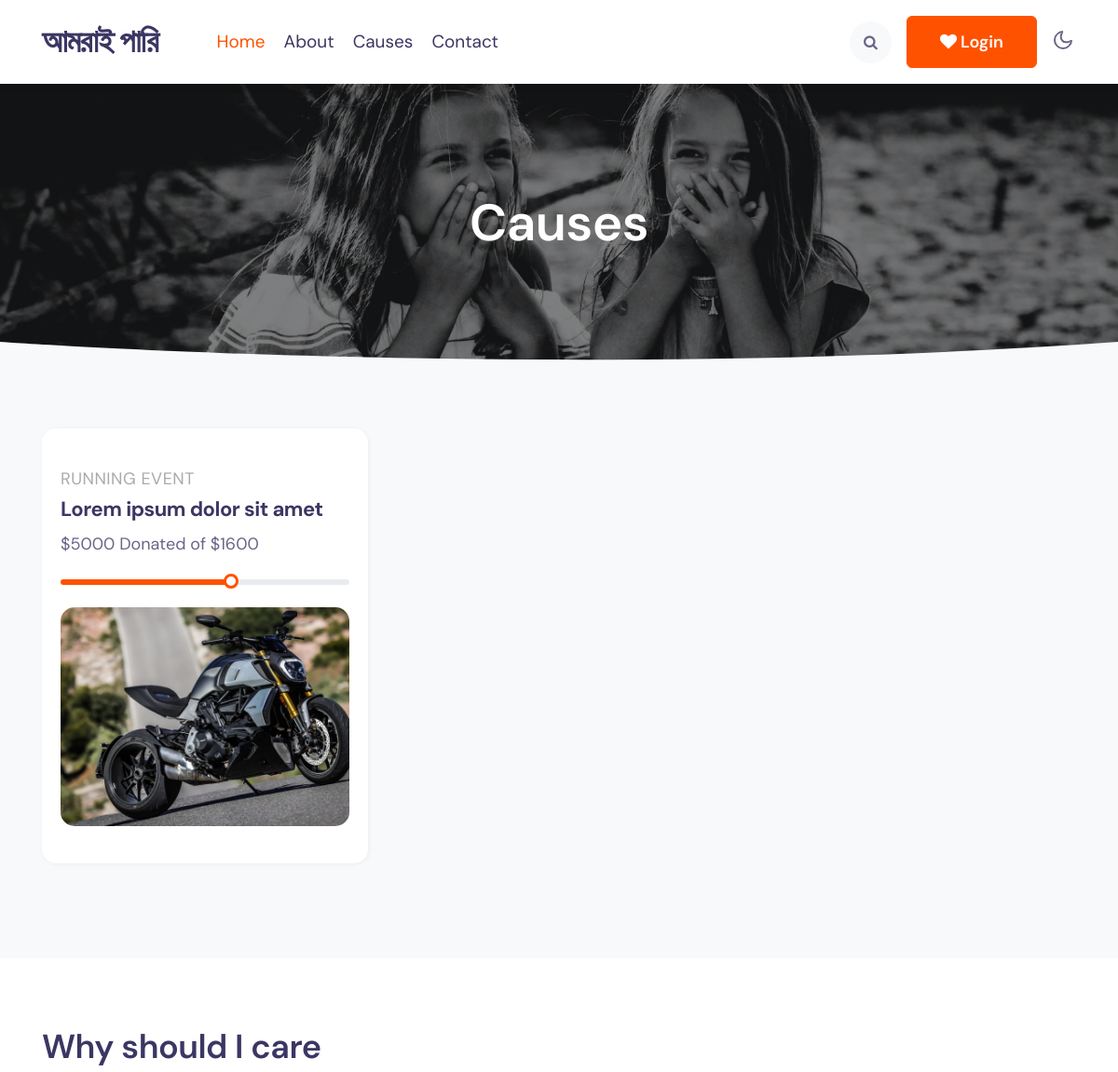
The page /causes/ (upper part) on the database as committed earlier.
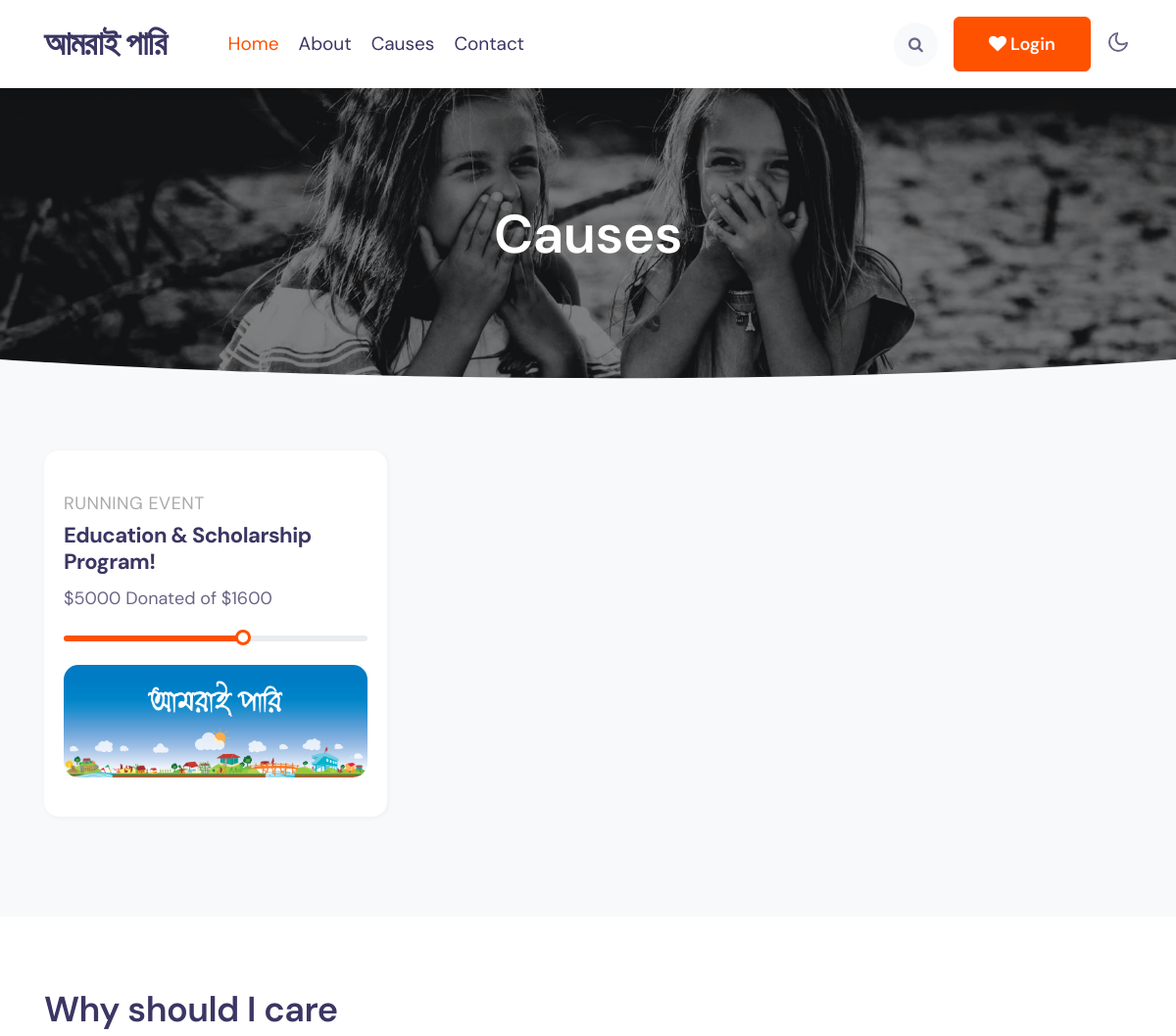
The same page on the database as committed later.
### events/models.py (models this page shows, shortened)
class Event(models.Model):
    title = models.CharField(max_length=100)
    cover = models.ImageField(upload_to='event_cover/')
    detail = models.TextField(max_length=1000)
    place = models.CharField(max_length=1000)
    total = models.IntegerField()
    gained = models.IntegerField(blank=True, default=0)
    deadline = models.DateTimeField(null=True)
    date_created = models.DateField(auto_now_add=True)
    date_updated = models.DateField(auto_now_add=True)
    READY = {
        ('yes', 'Yes'),
        ('no', 'No',)
    }
    ready_to_distribute = models.CharField(max_length=10, choices=READY, default="no")

### base/views.py (the view)
# urls.py: path('causes/', views.causes, name="causes"),
def causes(request):
    event = Event.objects.all()
    amount = list(Donate.objects.filter(isapproved='yes').aggregate(Sum('amount')).values())[0]
    context = {
        'events': event,
        'amount': amount
    }
    return render(request, 'causes.html', context)

### templates/causes.html (shortened to what this page needs)
{% extends 'base.html' %}
{% load static %}
{% block content %}
    <div class="inner-banner">
        <section class="w3l-breadcrumb py-5">
            <div class="container py-lg-5 py-md-3">
                <h2 class="title">Causes</h2>
            </div>
        </section>
    </div>
    <div class="position-relative">
        <div class="shape overflow-hidden">
        </div>
    </div>
    <div class="w3-services py-5">
        <div class="container py-lg-4 py-md-3">
            <div class="row w3-services-grids">
                {% for event in events %}
                    <div class="col-lg-4 col-md-6 causes-grid">
                        <div class="causes-grid-info">
                            <a href="{% url 'dashboard' %}" class="cause-title-wrap">
                                <p class="title">Running Event</p>
                                <h4 class="cause-title">{{ event.title }}
                                </h4>
                                <p class="counter-inherit">
                                    ${{ event.total }} Donated of ${{ amount }}
                                </p>
                            </a>
                            <div class="barWrapper my-4">
                                <div class="progress-box">
                                    <div class="progress" data-value="60">
                                        <div class="progress-bar" role="progressbar" aria-valuenow="60"
                                             aria-valuemin="0"
                                             aria-valuemax="100" style="width: 60%;">
                                            <div class="value-holder"></div>
                                        </div>
                                    </div>
                                </div>
                            </div>
                            <a href="{% url 'dashboard' %}"><img src="{{ event.cover.url }}" class="img-fuild radius-image-full"
                                                  alt=""></a>
                        </div>
                    </div>
                {% endfor %}
            </div>
        </div>
    </div>
    <section class="w3l-aboutblock2" id="story">
        <div class="py-5">
            <div class="container py-lg-4 py-md-3">
                <div class="cwp4-two">
                    <div class="cwp4-text">
                        <h3 class="title-big">Why should I care</h3>
                    </div>
                </div>
            </div>
        </div>
    </section>
{% endblock %}

Rows that differ between the two databases and show on the page:
changed Event: title "Lorem ipsum dolor sit amet" → "Education & Scholarship Program!"; cover: a different picture
